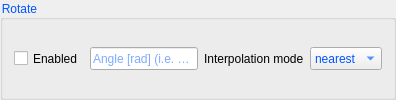
            <widget class="QGroupBox" name="groupBox_16">
             <property name="autoFillBackground">
              <bool>true</bool>
             </property>
             <property name="styleSheet">
              <string notr="true">color: rgb(0, 85, 255);</string>
             </property>
             <property name="title">
              <string>Rotate</string>
             </property>
             <layout class="QGridLayout" name="gridLayout_3">
              <item row="0" column="0">
               <widget class="QCheckBox" name="rotateEnabled">
                <property name="sizePolicy">
                 <sizepolicy hsizetype="Preferred" vsizetype="Preferred">
                  <horstretch>0</horstretch>
                  <verstretch>0</verstretch>
                 </sizepolicy>
                </property>
                <property name="maximumSize">
                 <size>
                  <width>220</width>
                  <height>21</height>
                 </size>
                </property>
                <property name="styleSheet">
                 <string notr="true">color: rgb(0, 0, 0);</string>
                </property>
                <property name="text">
                 <string>Enabled</string>
                </property>
               </widget>
              </item>
              <item row="0" column="1">
               <widget class="QLineEdit" name="rotateAngle">
                <property name="minimumSize">
                 <size>
                  <width>0</width>
                  <height>23</height>
                 </size>
                </property>
                <property name="maximumSize">
                 <size>
                  <width>139</width>
                  <height>16777215</height>
                 </size>
                </property>
                <property name="styleSheet">
                 <string notr="true">color: rgb(0, 85, 255);</string>
                </property>
                <property name="placeholderText">
                 <string>Angle [rad] (i.e. 0.5)</string>
                </property>
               </widget>
              </item>
              <item row="0" column="2">
               <widget class="QLabel" name="label_7">
                <property name="sizePolicy">
                 <sizepolicy hsizetype="Preferred" vsizetype="Preferred">
                  <horstretch>0</horstretch>
                  <verstretch>0</verstretch>
                 </sizepolicy>
                </property>
                <property name="maximumSize">
                 <size>
                  <width>16777215</width>
                  <height>16777215</height>
                 </size>
                </property>
                <property name="styleSheet">
                 <string notr="true">color: rgb(0, 0, 0);</string>
                </property>
                <property name="text">
                 <string>Interpolation mode</string>
                </property>
               </widget>
              </item>
              <item row="0" column="3">
               <widget class="QComboBox" name="rotateInterpolationMode">
                <property name="sizePolicy">
                 <sizepolicy hsizetype="Expanding" vsizetype="Fixed">
                  <horstretch>0</horstretch>
                  <verstretch>0</verstretch>
                 </sizepolicy>
                </property>
                <property name="minimumSize">
                 <size>
                  <width>0</width>
                  <height>23</height>
                 </size>
                </property>
                <property name="maximumSize">
                 <size>
                  <width>16777215</width>
                  <height>16777215</height>
                 </size>
                </property>
                <property name="styleSheet">
                 <string notr="true">color: rgb(0, 85, 255);</string>
                </property>
                <property name="editable">
                 <bool>false</bool>
                </property>
                <property name="currentText">
                 <string>nearest</string>
                </property>
                <property name="placeholderText">
                 <string/>
                </property>
                <item>
                 <property name="text">
                  <string>nearest</string>
                 </property>
                </item>
                <item>
                 <property name="text">
                  <string>bilinear</string>
                 </property>
                </item>
               </widget>
              </item>
             </layout>
            </widget>
